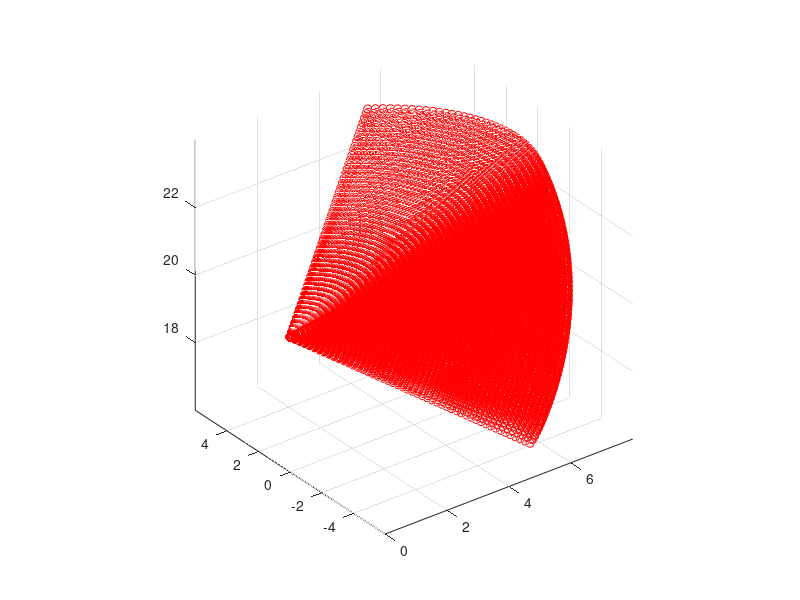

This chart was generated by the following MATLAB code:
%% 

clc;
close all;
clear ;

%% constants
q1 = [-25 25];
q2 = [-45 45];
l1 = 10;
l2 = 10;
l3 = 10;
R = 8;

%%
RCM = [0 0 l1+l3];
yaw_l = sum(R*cosd(q2));
pitch_l = sum(R*cosd(q1));


%%
% N=10 time=0.197
% N=20 time=0.422
% N=30 time=1.043
% N=50 time=13.947
NR = 50;
Nq1 = NR;
Nq2 = Nq1;
endX = [];
endY = [];
endZ = [];
for Ri = linspace(0,8,NR)
    for q1i = linspace(q1(1),q1(2),Nq1)
        for q2i = linspace(q2(1),q2(2),Nq2)
            endX = [endX Ri.*cosd(q1i).*cosd(q2i)];
            endY = [endY Ri.*cosd(q1i).*sind(q2i)];
            endZ = [endZ Ri.*sind(q1i) + RCM(3)];

        end
    end
%     disp("done a Ri")
end

plot3(endX,endY,endZ,'o','color','red');
hold on
% axis([0 R -6 6 0 (RCM(3)+R*10)]);
% axis equal
axis vis3d
grid on


%% use meshgrid may be faster

% [X,Y] = meshgrid(1:0.5:10,1:20);
% Z = sin(X) + cos(Y);
% surf(X,Y,Z)



